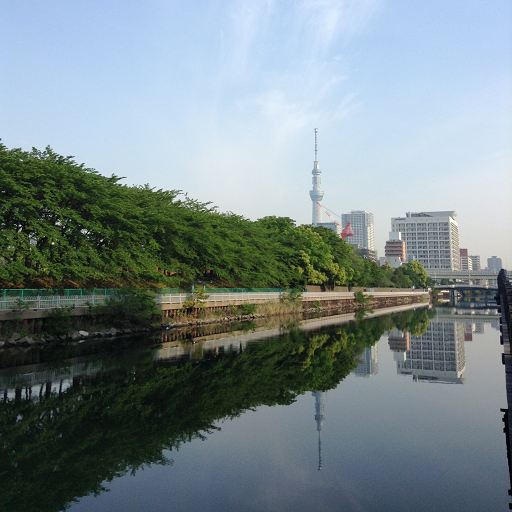
%> input picture skytree.png, 512 x 512 px
$ octave kadai3.m   (GNU Octave 9; MATLAB toolbox functions it lacks are replaced by stand-ins)
%> lines starting %> are read from the running program, lines starting %| are printed output that depends on the picture; in (x1, y1, x2, y2) boxes, pixels count from 0 and x2, y2 are one past the last pixel; in counts of white or black regions, pixels touching at a corner belong together; the program's own positions count from 1
% 課題３　閾値処理
% 閾値を4パターン設定し,閾値処理た画像を示せ．
% 下記はサンプルプログラムである．
% 課題作成にあたっては「Lenna」以外の画像を用いよ．

clear; % 変数のオールクリア
close all;

ORG=imread('skytree.png'); % 原画像の入力
%> ORG is the input picture: size 512x512x3 uint8; mean R, G, B 121.5, 135.9, 138.8
ORG= rgb2gray(ORG); % カラー画像を白黒濃淡画像へ変換
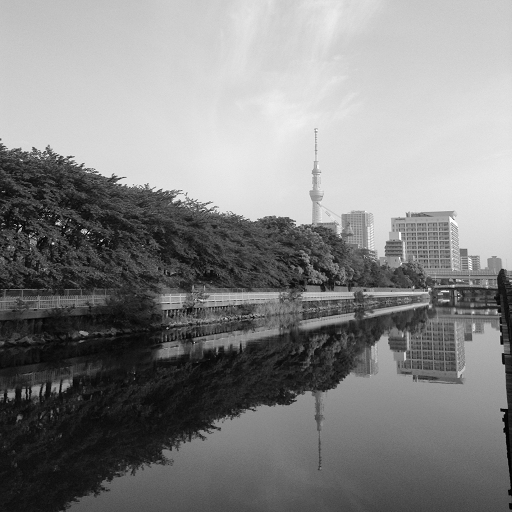
%> ORG: size 512x512 uint8; min 0, max 255, mean 131.9

imagesc(ORG); colormap(gray); colorbar; axis image;% 画像の表示
pause;

IMG = ORG > 64; % 輝度値が64以上の画素を1，その他を0に変換
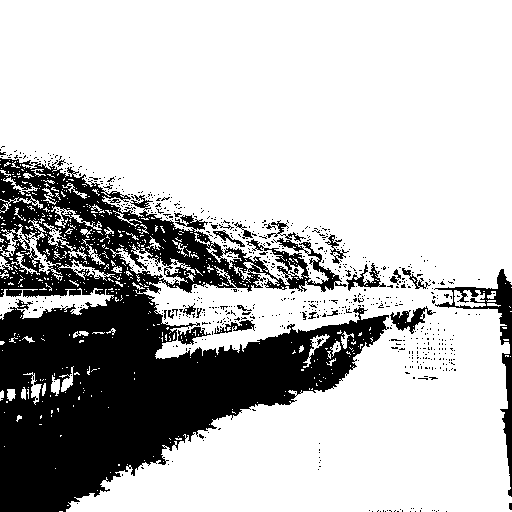
%> IMG: size 512x512 logical; 74% white; 723 black regions (695 under 20 px), largest, box (x1, y1, x2, y2) and area: (0, 158, 389, 512) 61811, (434, 269, 512, 497) 2228, (390, 306, 436, 334) 483
imagesc(IMG); colormap(gray); colorbar; axis image;
pause;

IMG = ORG > 96;
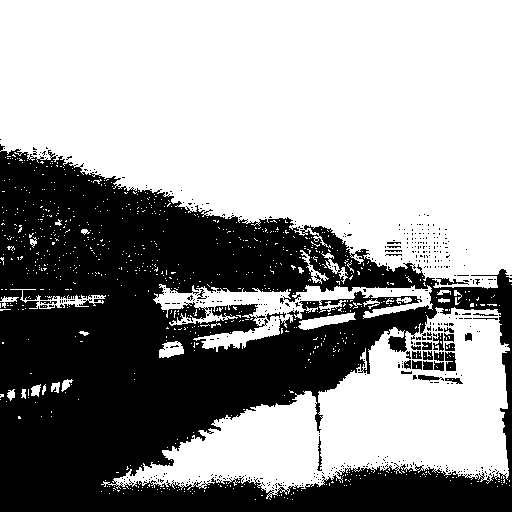
%> IMG: size 512x512 logical; 60% white; 471 black regions (439 under 20 px), largest, box (x1, y1, x2, y2) and area: (0, 144, 512, 512) 101941, (445, 352, 456, 371) 168, (433, 333, 444, 351) 104
imagesc(IMG); colormap(gray); colorbar; axis image;
pause;

IMG = ORG > 128;
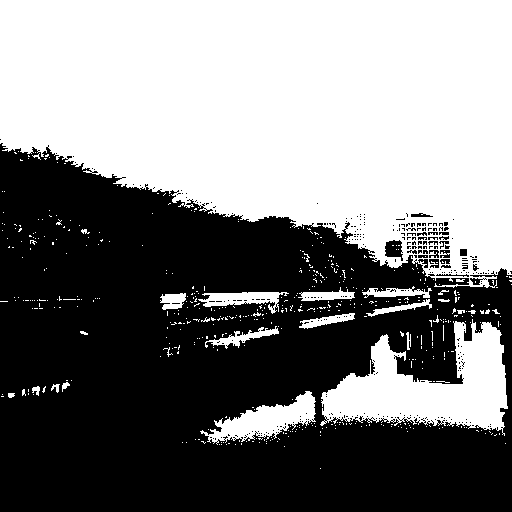
%> IMG: size 512x512 logical; 49.1% white; 507 white regions (482 under 20 px), largest, box (x1, y1, x2, y2) and area: (0, 0, 512, 288) 109975, (320, 319, 508, 436) 11086, (200, 391, 316, 445) 2577
imagesc(IMG); colormap(gray); colorbar; axis image;
pause;

IMG = ORG > 192;
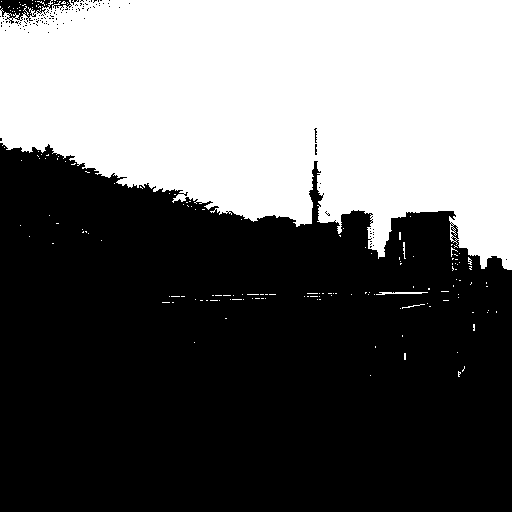
%> IMG: size 512x512 logical; 39.7% white; 166 white regions (162 under 20 px), largest, box (x1, y1, x2, y2) and area: (0, 0, 512, 270) 103359, (376, 292, 428, 295) 96, (403, 242, 406, 259) 27, (402, 304, 425, 309) 27
imagesc(IMG); colormap(gray); colorbar; axis image;
